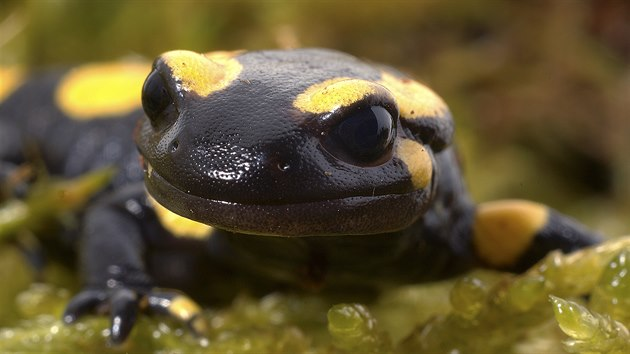
#> input picture presentation/imgs/mlok.jpg, 630 x 354 px; its folder holds only this picture in this run
$ python -i KNN.py   (imports and definitions only)
#> lines starting #> are read from the running program, lines starting #| are printed output that depends on the picture
### src/model/process.py
import os
import cv2
import random
import numpy as np

class Loader:
    def __init__(self, *args):
        self.dir_paths = args
        self.resize = (640,480)
        self.output = []
        self.training = []
        self.testing = []
        self.final_output = self.process()

    def merge_and_randomize(self,input):
        output = []

        for y,dirs in enumerate(input):
            for j,img in enumerate(dirs):
                #print(f"{j}. x || {y}. y")
                output.append([img,y])

        return output

    # [12 lines left out: function resizing, not called in this run]

    def process(self):
        for i,folder_path in enumerate(self.dir_paths):
            self.output.append([])
            if os.path.isdir(folder_path):
                for filename in os.listdir(folder_path):
                    if filename.endswith(('.jpg', '.jpeg', '.png')):
                        img = cv2.imread(os.path.join(folder_path, filename))
                        img = self.resizing(img)

                        self.output[i].append(img)

                if self.output[i]:
                    #print(f"From dir {i} loaded {len(output[i])} images.")
                    print()
                else:
                    print("No images found in the directory.")

            else:
                print("Invalid directory path.")

        #print(f"output len: {len(self.output)}")
        #print(self.output)
        return self.merge_and_randomize(self.output)


    def randomize(self):
        random.shuffle(self.final_output)

    # [46 lines left out: functions get, get_array, get_length, generate_dataset, not called in this run]

    def get_some_bitches(self):
        print("you? never")

# [37 lines that do not run on import are left out]

### src/KNN.py

# import matplotlib.pyplot as plt
from sklearn.neighbors import KNeighborsClassifier
from sklearn.model_selection import train_test_split
from sklearn.metrics import accuracy_score
from sklearn.metrics import classification_report
import pickle
import cv2
from model.process import Loader


Categories = ['stepnylom_jpg', 'tvarnylom_jpg']
flat_data_arr = []  # input array
target_arr = []  # output array
datadir = '../dataset/lomy/'
neighbors = 5
jobs = 1


def image_to_feature_vector(image, size=(64, 48)):
    # resize the image to a fixed size, then flatten the image into
    # a list of raw pixel intensities
    return cv2.resize(image, size).flatten()


def extract_color_histogram(image, bins=(8, 8, 8)):
    # extract a 3D color histogram from the HSV color space using
    # the supplied number of `bins` per channel
    gray = cv2.cvtColor(image, cv2.COLOR_GRAY2BGR)
    hsv = cv2.cvtColor(gray, cv2.COLOR_BGR2HSV)
    hist = cv2.calcHist([hsv], [0, 1, 2], None, bins,
                        [0, 128, 0, 256, 0, 256])
    # handle normalizing the histogram if we are using OpenCV > 2.4.X
    cv2.normalize(hist, hist)
    return hist.flatten()


# [1 line not run here, left out]
ld = Loader(datadir+Categories[0], datadir+Categories[1])
rawImages = []
features = []
labels = []
# [12 lines not run here, left out]

# partition the data into training and testing splits, using 75%
# of the data for training and the remaining 25% for testing
# [2 lines that did not run here, left out]
# [2 lines that did not run here, left out]

# train and evaluate a k-NN classifer on the raw pixel intensities
# [1 line not run here, left out]
modelR = KNeighborsClassifier(n_neighbors=neighbors, n_jobs=jobs)
# [1 line not run here, left out]
# [1 line that did not run here, left out]
# [1 line that did not run here, left out]
# [6 lines not run here, left out]
modelH = KNeighborsClassifier(n_neighbors=neighbors, n_jobs=jobs)
# [1 line not run here, left out]
# [1 line that did not run here, left out]
# [1 line that did not run here, left out]
# [6 lines not run here, left out]

>>> import cv2
>>> picture = cv2.imread('../presentation/imgs/mlok.jpg', cv2.IMREAD_GRAYSCALE)
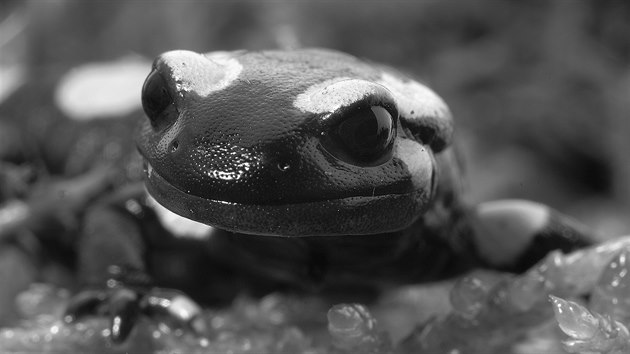
#> picture: shape (354, 630); min 0, max 255, mean 83.7
>>> result = extract_color_histogram(picture)
#> in extract_color_histogram, `hsv = cv2.cvtColor(gray, cv2.COLOR_BGR2HSV)`: hsv: shape (354, 630, 3); mean H, S, V 0, 0, 83.7
#> result = 512 values, max 0.784 at index 2, min 0 at index 8, mean 0.00415
